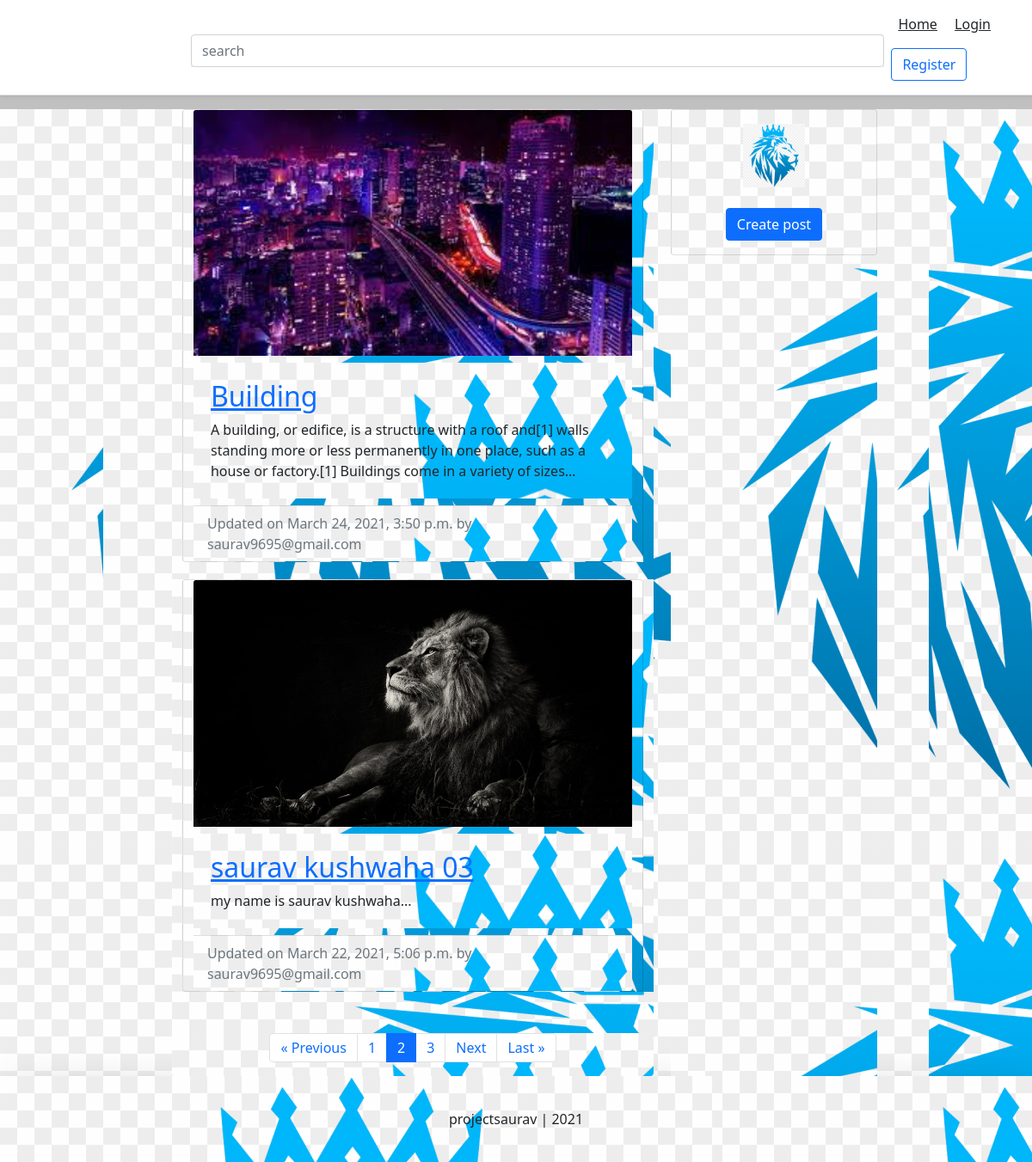
Screenshot of /?page=2 with the database file from the repository.
### blog/models.py (models this page shows, shortened)
class BlogPost(models.Model):
	title					=models.CharField(max_length=50, null=False, blank=False)
	body					=models.TextField(max_length=5000, null=False, blank=False)
	image					=models.ImageField(upload_to=upload_location, null=False, blank=False)
	date_published			=models.DateTimeField(auto_now_add=True, verbose_name="date published")
	date_updated			=models.DateTimeField(auto_now=True, verbose_name="date updated")
	author 					=models.ForeignKey(settings.AUTH_USER_MODEL, on_delete=models.CASCADE)
	slug 					=models.SlugField(blank=True, unique=True)

### account/models.py (models this page shows, shortened)
class Account(AbstractBaseUser):
	email					=models.EmailField(verbose_name="email", max_length=60, unique=True)
	username				=models.CharField(max_length=30, unique=True)
	date_joined				=models.DateTimeField(verbose_name='date_joined', auto_now_add=True)
	last_login				=models.DateTimeField(verbose_name='last_login', auto_now=True)
	is_admin				=models.BooleanField(default=False)
	is_active				=models.BooleanField(default=True)
	is_staff				=models.BooleanField(default=False)
	is_superuser			=models.BooleanField(default=False)
	USERNAME_FIELD ='email'
	REQUIRED_FIELDS =['username',]
	objects = MyAccountManager()
	def __str__(self):
		return self.email

### personal/views.py (the view)
# urls.py: path('', home_screen_view, name="home"),
def home_screen_view(request, *args, **kwargs):
	context = {}
	query = ""
	if request.GET:
		query = request.GET.get('q', '')
		context['query'] = str(query)
	blog_posts = sorted(get_blog_queryset(query), key=attrgetter('date_updated'), reverse=True)
	context['blog_posts'] = blog_posts
	page = request.GET.get('page', 1)
	blog_posts_paginator = Paginator(blog_posts, BLOG_POSTS_PER_PAGE)
	try:
		blog_posts = blog_posts_paginator.page(page)
	except PageNotAnInteger:
		blog_posts = blog_posts_paginator.page(BLOG_POSTS_PER_PAGE)
	except EmptyPage:
		blog_posts = blog_posts_paginator.page(blog_posts_paginator.num_pages)
	context['blog_posts'] = blog_posts
	return render(request, "personal/home.html", context)

### blog/views.py (called while the page is built)
def get_blog_queryset(query=None):
	queryset = []
	queries = query.split(" ") # python install 2021 = [python, install, 2021]
	for q in queries:
		posts = BlogPost.objects.filter(
				Q(title__icontains=q) |
				Q(body__icontains=q)
			).distinct()
		for post in posts:
			queryset.append(post)
	return list(set(queryset))

### personal/templates/personal/home.html (shortened to what this page needs)
{% extends 'base.html' %}
{% load static %}
{% block content %}
<div class="container">
	<div class="row">
		<div class="left-column col-lg-7 offset-lg-1">
			{% if blog_posts %}
				{% for post in blog_posts %}
					<div class="blog-post-container">
						{% include 'blog/snippets/blog_post_snippet.html' with blog_post=post %}
					</div>
				{% endfor %}
			{% else %}
				<div class="blog-post-container">
					{% include 'blog/snippets/blog_post_snippet.html' with query=query %}
				</div>
			{% endif %}
		{% include 'blog/snippets/blog_post_pagination.html' with blog_posts=blog_posts %}
		</div>
		<div class="right-column col-lg-3 d-lg-flex d-none flex-column">
			<div class="card create-post-bar d-flex flex-column p-3">
				<img class="img-fluid d-block m-auto pb-2" src="{% static 'sau.png' %}" width="72" height="72">
				<p class="m-auto"><a class="btn btn-primary" href="{% url 'blog:create' %}">Create post</a></p>
			</div>
		</div>
	</div>
</div>
{% endblock content %}

### blog/templates/blog/snippets/blog_post_snippet.html (shortened to what this page needs)
{% if blog_post %}
<div class="container">
	<div class="row">
		<div class="card m-auto">
			<a href="{% url 'blog:detail' post.slug %}">
				<img class="card-img-top" src="{{blog_post.image.url}}">
			</a>
			<div class="card-body mt-2 mb-2">
				<a href="{% url 'blog:detail' post.slug %}">
					<h2 class="card-title">{{blog_post.title}}</h2>
				</a>
				<p class="card-text">{{blog_post.body|safe|truncatechars:180}}</p>
			</div>
			<div class="card-footer text-muted">
			  Updated on {{blog_post.date_updated}} by {{blog_post.author}}
			</div>
		</div>
	</div>
</div>
{% endif %}

### templates/snippets/header.html (style rules this page uses)
html { font-size: 14px; }
@media (min-width: 768px) { html { font-size: 16px; } }
.container { max-width: 960px; }

### templates/snippets/base_css.html (style rules this page uses)
body { background-color: #c0c0c0; }
div { background-image: url('sau.png'); }

### personal/templates/personal/home.html (style rules this page uses)
@media (min-width: 768px) { .right-column { margin-left: 20px; } }
.blog-post-container { margin-bottom: 20px; width: 100%; }
.create-post-bar { background-color: #fff; margin-bottom:20px; }
.left-column { padding:0px; }
.right-column { padding:0px; }

### blog/templates/blog/snippets/blog_post_snippet.html (style rules this page uses)
.card { max-width: 700px; width: 100%; }
.card-body { padding: 20px; }

### rows the page displays
BlogPost: image (picture), title "Building", body "A building, or edifice, is a structure with a roof and[1] walls standing more or less permanently in one place, such as a house or factory.[1] Buildings come in a variety of sizes…", date_updated "March 24, 2021, 3:50 p.m.", author "saurav9695@gmail.com"
BlogPost: image (picture), title "saurav kushwaha 03", body "my name is saurav kushwaha...", date_updated "March 22, 2021, 5:06 p.m.", author "saurav9695@gmail.com"

### other values shown
{{ i }} "1" "3"
{{ i }} "2"
